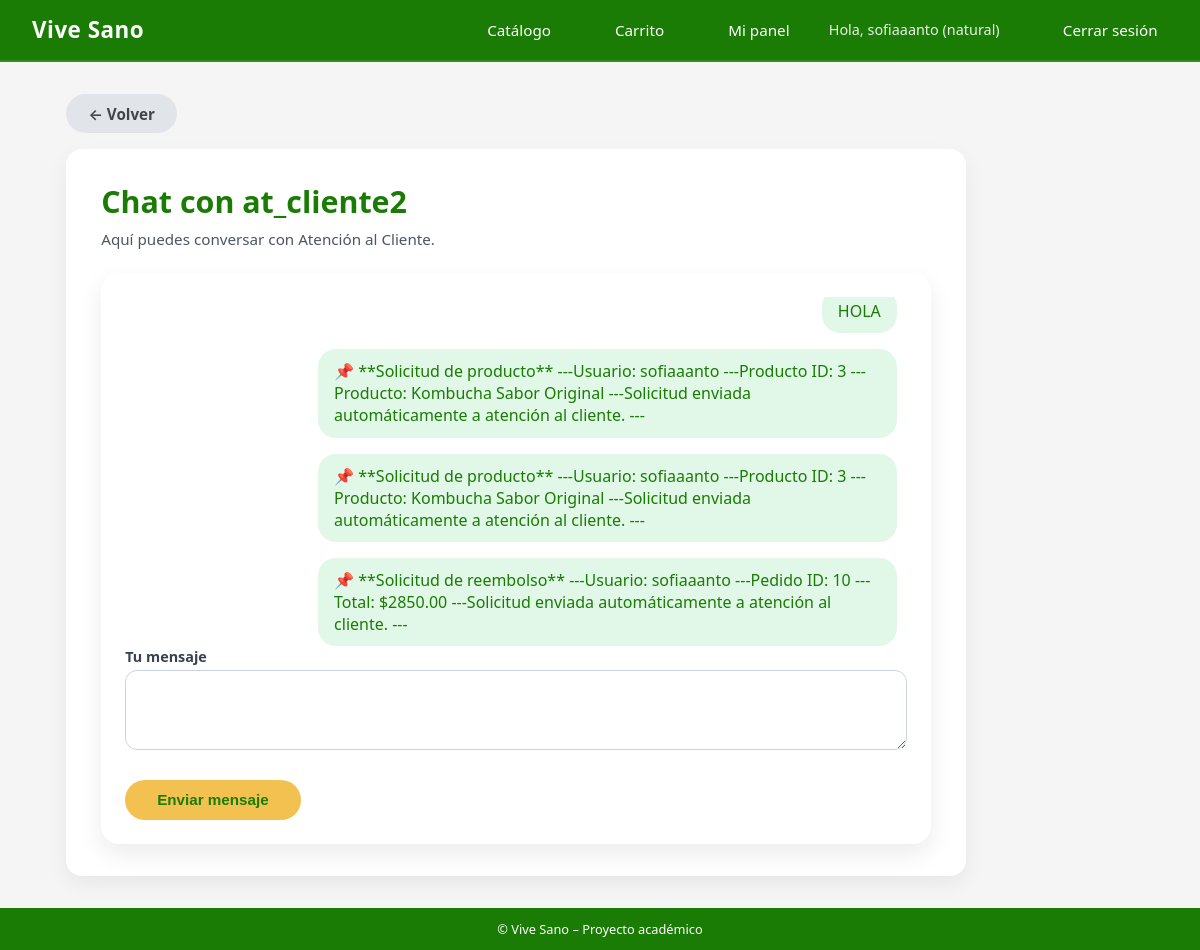
Screenshot of /mensajeria/chat/5/ (signed in) with the database file from the repository.
### usuarios/models.py (models this page shows, shortened)
class Usuario(AbstractUser):
    TIPO_CLIENTE = [
        ("natural", "Persona Natural"),
        ("empresa", "Empresa"),
        ("admin", "Administrador"),
        ("atencion_cliente", "Atención al Cliente"),
    ]
    rut = models.CharField(max_length=12, unique=True, blank=True, null=True)
    tipo_cliente = models.CharField(
        max_length=20,
        choices=TIPO_CLIENTE,
        default="natural"
    )

### mensajeria/models.py (models this page shows, shortened)
class Message(models.Model):
    sender = models.ForeignKey(
        settings.AUTH_USER_MODEL,
        on_delete=models.CASCADE,
        related_name='sent_messages'
    )
    receiver = models.ForeignKey(
        settings.AUTH_USER_MODEL,
        on_delete=models.CASCADE,
        related_name='received_messages'
    )
    content = models.TextField()
    timestamp = models.DateTimeField(auto_now_add=True)
    is_read = models.BooleanField(default=False)
    class Meta:
        ordering = ['timestamp']

### mensajeria/views.py (the view, shortened to what this page needs)
# urls.py: path('chat/', views.chat, name='chat_default'),
def chat(request, user_id=None):
    user = request.user
    if user.tipo_cliente != "atencion_cliente" and user_id is None:
        soporte = obtener_agente_soporte()
        if not soporte:
            return render(request, "mensajeria/chat.html", {
                "error": "No hay agentes de soporte disponibles."
            })
        other_user = soporte
    elif user.tipo_cliente == "atencion_cliente" and user_id is None:
        return redirect("mensajeria:soporte_conversaciones")
    else:
        other_user = get_object_or_404(User, id=user_id)
    mensajes = Message.objects.filter(
        Q(sender=user, receiver=other_user) |
        Q(sender=other_user, receiver=user)
    ).order_by("timestamp")
    mensajes.filter(receiver=user).update(is_read=True)
    return render(request, "mensajeria/chat.html", {
        "mensajes": mensajes,
        "other_user": other_user
    })

### mensajeria/templates/mensajeria/chat.html (shortened to what this page needs)
{% extends "core/base.html" %}
{% load static %}
{% block content %}
<div class="container">
    <a href="{% url 'mensajeria:conversaciones' %}" class="btn btn-secondary"
   style="
        display: inline-flex;
        align-items: center;
        gap: 6px;
        text-decoration: none;
        color: #000000b3;
        font-weight: 600;
        margin-bottom: 1rem;
   ">
    ← Volver
    </a>
    <div class="dashboard-card">
        <h1 class="dashboard-title">Chat con {{ other_user.username }}</h1>
        <p class="dashboard-welcome">
            Aquí puedes conversar con Atención al Cliente.
        </p>
        <div class="card" style="margin-top: 1.5rem; padding: 1.5rem;">
            <div id="chat-box"
                style="
                    height: 350px;
                    overflow-y: auto;
                    padding-right: 10px;
                    display: flex;
                    flex-direction: column;
                    gap: 1rem;
                ">
                {% for msg in mensajes %}
                    {% if msg.sender.id == user.id %}
                        <div style="
                            align-self: flex-end;
                            background: #e1f7e7;
                            color: hsl(109, 94%, 25%);
                            padding: 0.7rem 1rem;
                            max-width: 75%;
                            border-radius: 18px;
                        ">
                            {{ msg.content }}
                        </div>
                    {% endif %}
                {% empty %}
                    <p>No hay mensajes todavía.</p>
                {% endfor %}
            </div>
            <form method="POST" action="{% url 'mensajeria:chat' other_user.id %}">
                <div class="form-group">
                    <label class="form-label">Tu mensaje</label>
                    <textarea name="content"
                        style="
                            width: 100%;
                            min-height: 80px;
                            padding: 0.7rem 0.9rem;
                            border-radius: 12px;
                            border: 1px solid #cbd2e1;
                            font-size: 0.9rem;
                            resize: vertical;
                        "
                        required></textarea>
                </div>
                <button type="submit" class="btn btn-primary" style="margin-top: 0.6rem;">
                    Enviar mensaje
                </button>
            </form>
        </div>
    </div>
</div>
{% endblock %}

### core/templates/core/base.html (shortened to what this page needs)
{% load static %}
<!DOCTYPE html>
<html>
<head>
    <link rel="stylesheet" href="{% static 'core/css/styles.css' %}">
</head>
<body>
<div class="site-wrapper">
    <header>
    <nav class="navbar">
        <div class="navbar-logo">
            Vive Sano
        </div>
        <div class="navbar-nav">
            <a href="{% url 'catalogo_productos' %}">Catálogo</a>
            {% if user.is_authenticated %}
                <a href="{% url 'ver_carrito' %}">Carrito</a>
                <a href="{% url 'dashboard' %}">Mi panel</a>
                <span class="navbar-user">
                    Hola, {{ user.username }} ({{ user.tipo_cliente }})
                </span>
                <a href="{% url 'logout' %}">Cerrar sesión</a>
            {% else %}
                <a href="{% url 'login' %}">Iniciar sesión</a>
                <a href="{% url 'registrar' %}">Crear cuenta</a>
            {% endif %}
        </div>
    </nav>
    </header>
    <main>
        {% block content %}{% endblock %}
    </main>
    <footer class="footer">
        © {{ now|date:"Y" }} Vive Sano – Proyecto académico
    </footer>
</div>
</body>
</html>

### core/static/core/css/styles.css (style rules this page uses)
* { margin: 0; padding: 0; box-sizing: border-box; }
body { font-family: system-ui, -apple-system, BlinkMacSystemFont, "Segoe UI", sans-serif; background-color: #f5f5f5; color: #1f2933; }
.site-wrapper { min-height: 100vh; display: flex; flex-direction: column; }
main { flex: 1; }
.navbar { background-color:hsl(109, 94%, 25%); color: #ffffff; padding: 0.75rem 2rem; display: flex; align-items: center; justify-content: space-between; }
.navbar-logo { font-weight: 700; letter-spacing: 2px; }
.navbar-nav a { color: #ffffff; text-decoration: none; margin-left: 1.5rem; font-size: 0.95rem; }
.navbar-user { font-size: 0.85rem; }
.navbar { background-color: hsl(109, 94%, 25%); padding: 0.9rem 2rem; color: white; display: flex; justify-content: space-between; align-items: center; border-bottom: 2px solid rgba(255, 255, 255, 0.12); }
.navbar-logo { font-size: 1.4rem; font-weight: 700; letter-spacing: 0.5px; }
.navbar-nav { display: flex; align-items: center; gap: 1.2rem; }
.navbar-nav a { color: white; text-decoration: none; font-weight: 500; padding: 0.35rem 0.65rem; border-radius: 6px; transition: background 0.2s ease; }
.navbar-user { font-size: 0.9rem; opacity: 0.9; padding: 0.25rem 0.6rem; border-radius: 6px; }
.container { max-width: 1100px; margin: 2rem auto; padding: 0 1rem; }
.btn { display: inline-block; padding: 0.6rem 1.4rem; border-radius: 999px; border: none; cursor: pointer; font-size: 0.95rem; font-weight: 600; text-decoration: none; text-align: center; }
.btn-primary { background-color: #f2c14f; color:hsl(109, 94%, 25%); }
.btn-secondary { background-color: #e1e5ea; color:hsl(109, 94%, 25%); }
.card { background-color: #ffffff; border-radius: 18px; box-shadow: 0 10px 25px rgba(0,0,0,0.08); padding: 1.5rem; }
.form-group { margin-bottom: 1rem; }
.form-label { font-size: 0.9rem; margin-bottom: 0.3rem; display: block; color: #cbd2e1; }
.footer { background-color: hsl(109, 94%, 25%); color: #ffffff; text-align: center; padding: 0.75rem; font-size: 0.8rem; }
.btn-primary { padding: 0.7rem 2rem; background: #f2c14f; border-radius: 50px; text-decoration: none; font-weight: bold; color: hsl(109, 94%, 25%); transition: 0.2s; }
.dashboard-card { width: 100%; max-width: 900px; background-color: #ffffff; border-radius: 16px; padding: 2rem 2.2rem; box-shadow: 0 8px 20px rgba(0,0,0,0.06); }
.dashboard-title { font-size: 1.9rem; color: hsl(109, 94%, 25%); margin-bottom: 0.4rem; }
.dashboard-welcome { font-size: 0.95rem; color: #4b5563; }
.form-label { display: block; font-size: 0.9rem; font-weight: 600; margin-bottom: 0.25rem; color: #374151; }
.form-group input[type="text"], .form-group input[type="number"], .form-group input[type="file"], .form-group input[type="email"], .form-group select, .form-group textarea { width: 100%; padding: 0.55rem 0.7rem; border-radius: 8px; border: 1px solid #d1d5db; font-size: 0.9rem; }
.form-group textarea { min-height: 90px; resize: vertical; }

### rows the page displays
Usuario: username "sofiaaanto", tipo_cliente "natural"
Usuario: username "at_cliente2"
Message: content "HOLA"
Message: content "📌 **Solicitud de producto** ---Usuario: sofiaaanto ---Producto ID: 3 ---Producto: Kombucha Sabor Original ---Solicitud enviada automáticamente a atención al cliente. ---"
Message: content "📌 **Solicitud de producto** ---Usuario: sofiaaanto ---Producto ID: 3 ---Producto: Kombucha Sabor Original ---Solicitud enviada automáticamente a atención al cliente. ---"
Message: content "📌 **Solicitud de reembolso** ---Usuario: sofiaaanto ---Pedido ID: 10 ---Total: $2850.00 ---Solicitud enviada automáticamente a atención al cliente. ---"
